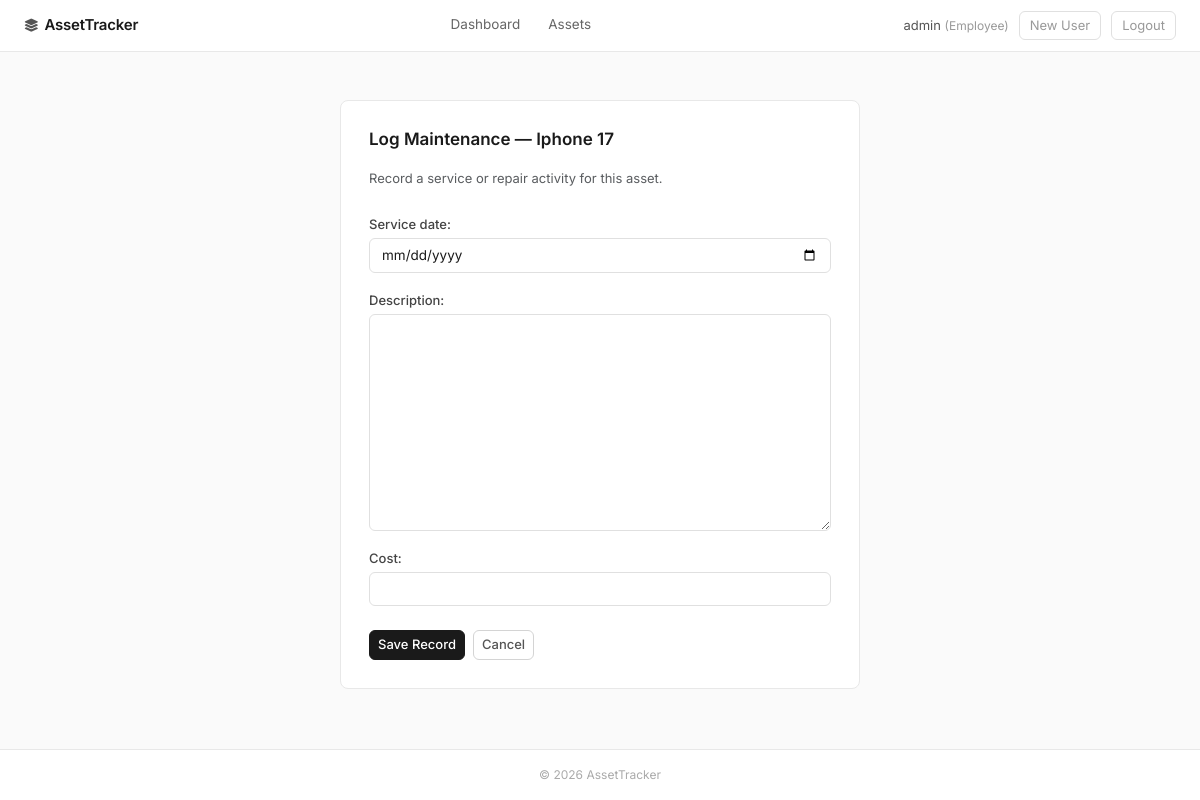
Screenshot of /asset/19/add-maintenance/ (signed in) with the database file from the repository.
### assets/models.py (models this page shows, shortened)
class User(AbstractUser):
    ROLE_CHOICES = (
        ('ADMIN', 'Administrator'),
        ('MANAGER', 'Manager'),
        ('EMPLOYEE', 'Employee'),
    )
    role = models.CharField(max_length=20, choices=ROLE_CHOICES, default='EMPLOYEE')
    @property
    def is_manager_or_admin(self):
        return self.role in ['ADMIN', 'MANAGER'] or self.is_superuser

class TimeStampedModel(models.Model):
    created_at = models.DateTimeField(auto_now_add=True)
    updated_at = models.DateTimeField(auto_now=True)
    class Meta:
        abstract = True

class Asset(TimeStampedModel):
    ASSET_TYPES = (
        ('LAPTOP', 'Laptop'),
        ('MONITOR', 'Monitor'),
        ('PHONE', 'Phone'),
        ('FURNITURE', 'Furniture'),
    )
    name = models.CharField(max_length=100)
    asset_type = models.CharField(max_length=20, choices=ASSET_TYPES)
    cost = models.DecimalField(max_digits=10, decimal_places=2)
    assigned_to = models.ForeignKey(User, on_delete=models.SET_NULL, null=True, blank=True, related_name='assets')
    history = HistoricalRecords()

### assets/views.py (the view, shortened to what this page needs)
# urls.py: path('asset/<int:asset_pk>/add-maintenance/', MaintenanceLogCreateView.as_view(), name='add-maintenance-log'),
class MaintenanceLogCreateView(ManagerOrAdminRequiredMixin, CreateView):
    model = MaintenanceLog
    template_name = "assets/maintenance_log_form.html"
    fields = ['service_date', 'description', 'cost']
    success_url = reverse_lazy('asset-list')
    def get_context_data(self, **kwargs):
        context = super().get_context_data(**kwargs)
        context['asset'] = get_object_or_404(Asset, pk=self.kwargs['asset_pk'])
        return context

### assets/mixins.py (called while the page is built)
    def dispatch(self, request, *args, **kwargs):
        if not request.user.is_authenticated:
            raise PermissionDenied('You must be logged in.')
        if not request.user.is_manager_or_admin:
            raise PermissionDenied('You must be a Manager or Administrator to perform this action.')
        return super().dispatch(request, *args, **kwargs)

### assets/templates/assets/maintenance_log_form.html (shortened to what this page needs)
{% extends "assets/base.html" %}
{% block content %}
<div class="form-wrapper">
    <h2>Log Maintenance — {{ asset.name }}</h2>
    <p class="text-muted mb-4" style="font-size:13px;">Record a service or repair activity for this asset.</p>
    <form method="post">
        {{ form.as_p }}
        <div class="d-flex gap-2 mt-4">
            <button type="submit" class="btn btn-primary btn-sm">Save Record</button>
            <a href="{% url 'asset-list' %}" class="btn btn-outline-secondary btn-sm">Cancel</a>
        </div>
    </form>
</div>
{% endblock %}

### assets/templates/assets/base.html (shortened to what this page needs)
<!DOCTYPE html>
<html lang="en">
<head>
    <link href="https://cdn.jsdelivr.net/npm/bootstrap@5.3.3/dist/css/bootstrap.min.css" rel="stylesheet">
    <link rel="stylesheet" href="https://cdnjs.cloudflare.com/ajax/libs/font-awesome/6.4.0/css/all.min.css">
</head>
<body>
<nav class="site-nav">
    <a class="site-nav__brand" href="{% url 'dashboard' %}">
        <i class="fas fa-layer-group"></i> AssetTracker
    </a>
    <ul class="site-nav__links">
        <li><a href="{% url 'dashboard' %}">Dashboard</a></li>
        <li><a href="{% url 'asset-list' %}">Assets</a></li>
    </ul>
    <div class="site-nav__right">
        {% if user.is_authenticated %}
            <span class="site-nav__user">
                {{ user.username }} <span>({{ user.get_role_display }})</span>
            </span>
            {% if user.is_manager_or_admin %}
                <a href="{% url 'register' %}" class="btn-link-muted">New User</a>
            {% endif %}
            <form action="{% url 'logout' %}" method="post" style="display:inline">
                <button type="submit" class="btn-link-muted">Logout</button>
            </form>
        {% else %}
            <a href="{% url 'login' %}" class="btn btn-primary btn-sm">Login</a>
        {% endif %}
    </div>
</nav>
<main class="container py-5">
    {% block content %}{% endblock %}
</main>
<footer>
    &copy; {% now "Y" %} AssetTracker
</footer>
</body>
</html>

### assets/templates/assets/base.html (style rules this page uses)
*, *::before, *::after { box-sizing: border-box; }
body { font-family: 'Inter', sans-serif; background-color: #fafafa; color: #1a1a1a; min-height: 100vh; display: flex; flex-direction: column; font-size: 14px; }
main { flex: 1; }
.site-nav { background: #fff; border-bottom: 1px solid #e8e8e8; padding: 0 1.5rem; height: 52px; display: flex; align-items: center; justify-content: space-between; }
.site-nav__brand { font-weight: 600; font-size: 15px; color: #1a1a1a; text-decoration: none; letter-spacing: -0.2px; display: flex; align-items: center; gap: 6px; }
.site-nav__brand i { color: #555; font-size: 13px; }
.site-nav__links { display: flex; gap: 0; list-style: none; margin: 0; padding: 0; }
.site-nav__links a { color: #666; text-decoration: none; font-size: 13.5px; padding: 0 14px; height: 52px; display: flex; align-items: center; border-bottom: 2px solid transparent; transition: color 0.15s, border-color 0.15s; }
.site-nav__right { display: flex; align-items: center; gap: 10px; }
.site-nav__user { font-size: 13px; color: #555; }
.site-nav__user span { color: #999; font-size: 12px; }
.btn { font-size: 13px; font-weight: 500; border-radius: 6px; }
.btn-primary { background: #1a1a1a; border-color: #1a1a1a; color: #fff; }
.btn-outline-secondary { color: #555; border-color: #d4d4d4; }
.btn-link-muted { color: #999; background: none; border: 1px solid #e0e0e0; padding: 4px 10px; border-radius: 6px; text-decoration: none; font-size: 13px; transition: background 0.15s; }
.form-control, .form-select { font-size: 13.5px; border-color: #e0e0e0; border-radius: 6px; color: #1a1a1a; }
footer { border-top: 1px solid #e8e8e8; font-size: 12px; color: #aaa; text-align: center; padding: 16px; background: #fff; }
.form-wrapper { max-width: 520px; margin: 0 auto; background: #fff; border: 1px solid #e8e8e8; border-radius: 8px; padding: 28px; }
.form-wrapper h2 { font-size: 17px; font-weight: 600; margin-bottom: 20px; }
label { font-size: 13px; font-weight: 500; color: #444; margin-bottom: 4px; }

### rows the page displays
User: username "admin", role "Employee"
Asset: name "Iphone 17"
